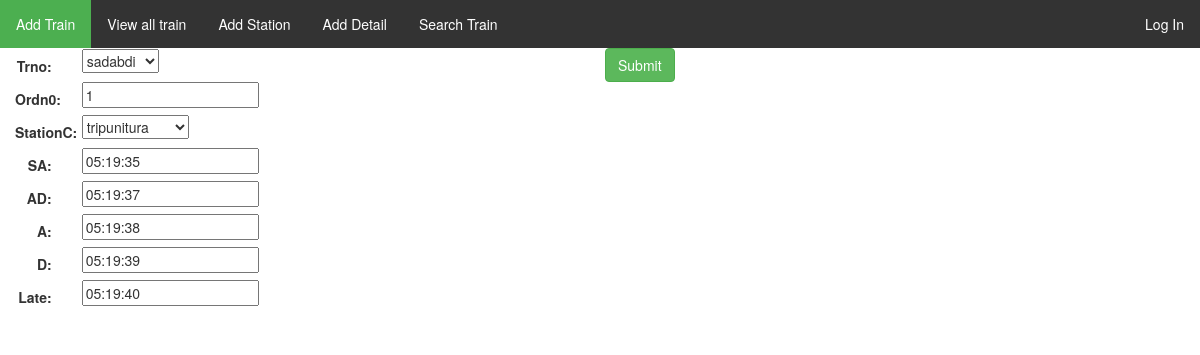
The app's page /rail/2/updated/ with its own data.
### rail/models.py (models this page shows, shortened)
class Train(models.Model):
    trno=models.IntegerField(primary_key=True)
    trname=models.CharField(max_length=30)
    def __str__(self):
        return self.trname

class Tinfo(models.Model):
    trno = models.ForeignKey(Train, on_delete=models.CASCADE)
    pid=models.AutoField(primary_key=True)
    ordn0=models.IntegerField()
    stationC=models.ForeignKey(Station, on_delete=models.CASCADE)
    sA=models.TimeField(blank=True)
    aD=models.TimeField( blank=True)
    A=models.TimeField( blank=True)
    D=models.TimeField(blank=True)
    late=models.TimeField( blank=True)

class Station(models.Model):
    stationC=models.IntegerField(primary_key=True)
    Stname=models.CharField(max_length=20)
    def __str__(self):
        return self.Stname

### rail/views.py (the view)
# urls.py: url(r'^(?P<pk>[0-9]+)/updated/$', views.dUpdate.as_view() , name='productup'),
class dUpdate (UpdateView):
    model=Tinfo
    fields=['trno','pid','ordn0','stationC','sA','aD','A','D','late']

### rail/templates/rail/tinfo_form.html (shortened to what this page needs)
    {% extends 'base.html' %}
{% block nav %}
    <form class="form-horizontal" actions="" method="post" enctype="multipart/form-data">
      {% include 'rail/form-template.html' %}
      <div class="form-group">
          <div="col-sm-offset-2 col-sm-10">
            <button type="submit" class="btn btn-success col-sm-offset-2 ">Submit</button>
          </div>
    </form>
    {% endblock nav %}

### rail/templates/rail/form-template.html (shortened to what this page needs)
<DIV class="container col-xs-4">
<div class="form-group">
{% for field in form %}
    <div class="col-sm-offset-2 col-sm-10">
    </div>
    <label class="control-label col-sm-2">{{field.label_tag}}</label>
    <div class="col-sm-10">{{field}}
    </div>
{% endfor %}
</div>
</div>

### rail/templates/base.html (style rules this page uses)
body { margin: 0; }

### records on screen
Train: form "sadabdi"
Tinfo: form "1" "05:19:35" "05:19:37" "05:19:38" "05:19:39" "05:19:40"
Station: form "tripunitura"

### other values on screen
{{ field.label_tag }} "Trno:" "Ordn0:" "StationC:" "SA:" "AD:" "A:" "D:" "Late:"
